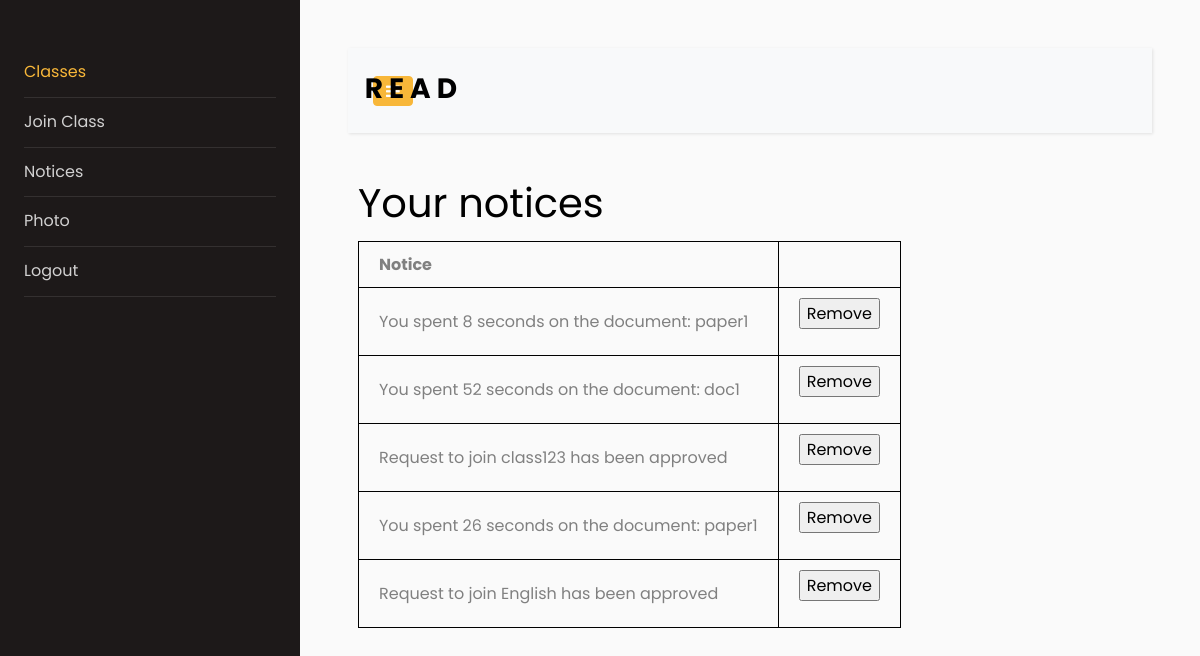
Screenshot of /read/student/notices/ (signed in) with the database file from the repository.
### read/models.py (models this page shows)
class Student_Notice(models.Model):
    student = models.ForeignKey(Student, on_delete=models.CASCADE, blank=False)
    notice = models.CharField(max_length=300, blank=False)

### read/views.py (the view)
# urls.py: path('student/notices/', views.student_notices_view, name='student_notices_view'),
@login_required
@user_passes_test(user_is_student)
@user_passes_test(user_not_admin, login_url='/read/admin_redirected')
def student_notices_view(request):
    student = Student.objects.get(user=request.user)
    if(request.method == 'POST'):
        notice_pk = int(request.POST.get('notice_pk'))
        assert notice_pk is not None
        notice = Student_Notice.objects.get(pk=notice_pk)
        notice.delete()
    try:
        notices = Student_Notice.objects.filter(student=student)
    except Exception as e:
        notices = None
    reversed_notices = list(reversed(notices))
    return render(request, 'read/student/student_notices.html', {'notices' : reversed_notices})

### read/views.py (called while the page is built)
def user_is_student(user):
    return user.is_student

def user_not_admin(user):
    return not user.is_superuser

### read/templates/read/student/student_notices.html (shortened to what this page needs)
{% extends "./student_base.html" %}
{% block content %}
    <h1>Your notices</h1>
    <table>
        <th>Notice</th>
        {% for notice in notices %}
        <tr>
            <td>{{ notice.notice }}</td>
            <td>
                <form action="{% url 'student_notices_view' %}" method="post">
                <input type="submit" value="Remove">
                </form>
            </td>
        </tr>
        {% empty %}
        <tr>
            <td>You do not have any notices.</td>
        </tr>
        {% endfor %}
    </table>
{% endblock %}

### read/static/read/student_base.css (style rules this page uses)
body { font-family: "Lato", sans-serif; }
table { border-collapse: collapse; border: 1px solid black; }
td, th { border: 1px solid black; padding: 10px 20px; }

### rows the page displays
Student_Notice: notice "You spent 8 seconds on the document: paper1"
Student_Notice: notice "You spent 52 seconds on the document: doc1"
Student_Notice: notice "Request to join class123 has been approved"
Student_Notice: notice "You spent 26 seconds on the document: paper1"
Student_Notice: notice "Request to join English has been approved"
